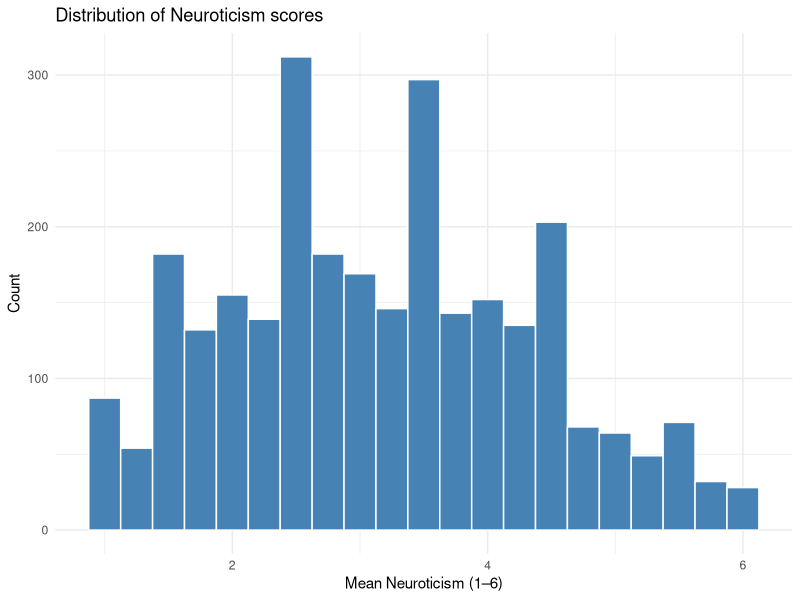
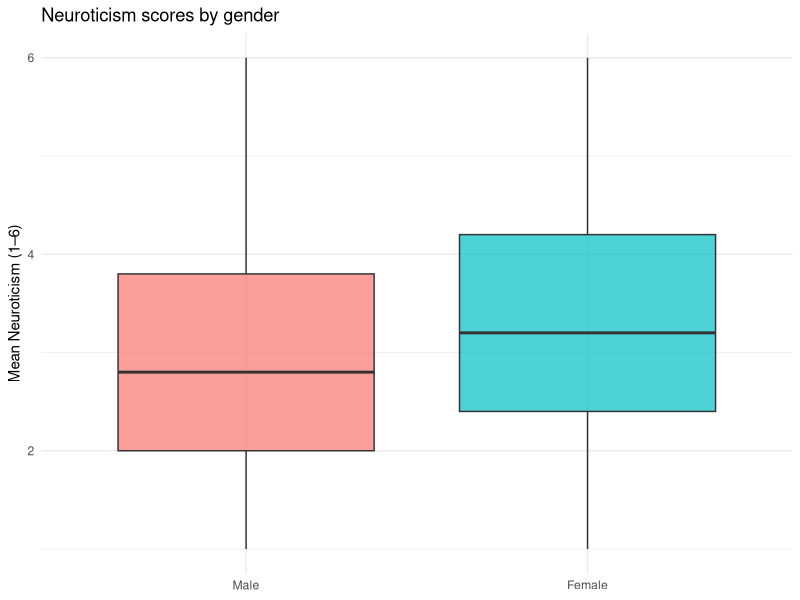
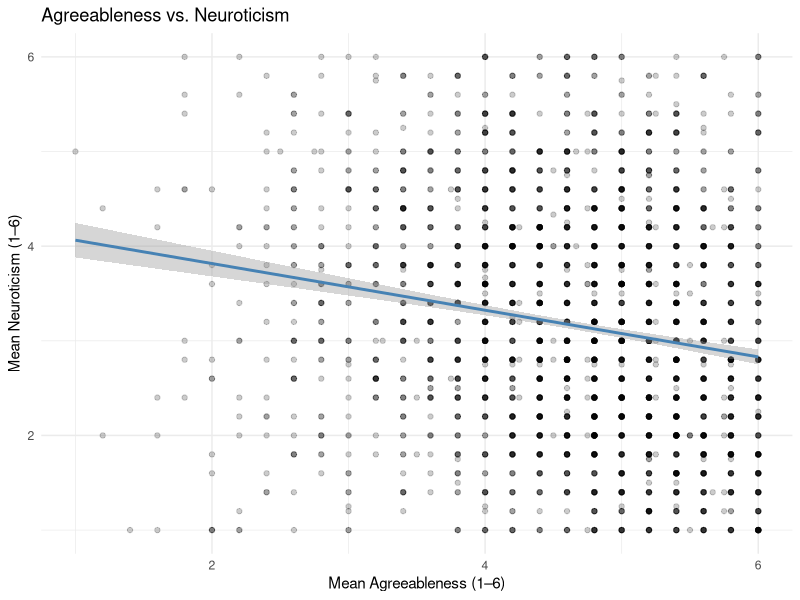
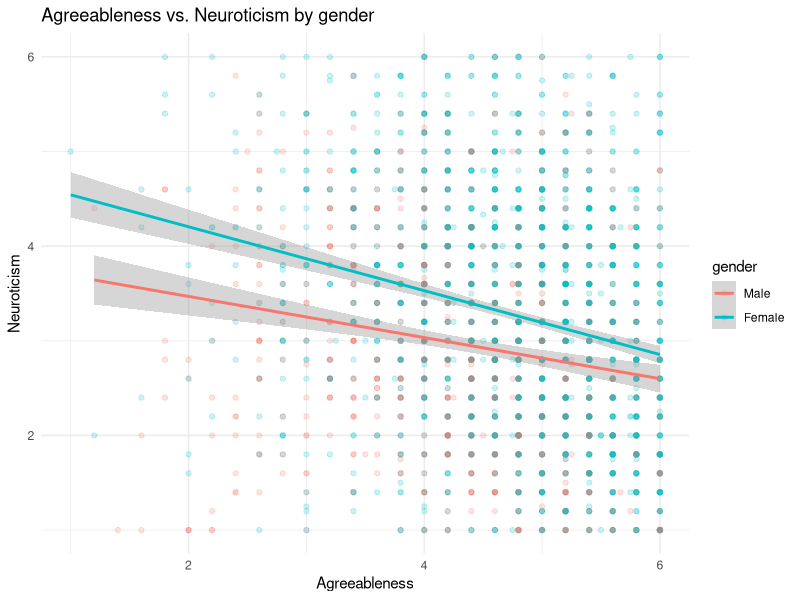

R code for these plots, in order:
## ---- chunk 1
#| message: false
# install.packages(c("psych", "caret"))  # run if needed

library(tidyverse)
library(psych)
library(caret)
## ---- chunk 2
data(bfi)
bfi_df <- as_tibble(bfi, rownames = "id")
## ---- chunk 3
glimpse(bfi_df)
## ---- chunk 4
# Count NAs per column
colSums(is.na(bfi_df))

# Or use summary() to see min/max/NA counts for every column
summary(bfi_df)
## ---- chunk 5
# 1. Dimensions
nrow(bfi_df)       
ncol(bfi_df)

# 2. Age summary
mean(bfi_df$age, na.rm = TRUE)
range(bfi_df$age, na.rm = TRUE)

# 3. Gender counts
count(bfi_df, gender)
# gender 1 = Male, 2 = Female
## ---- chunk 6
print(bfi.keys)
## ---- chunk 7
# Items flagged with a minus sign in bfi.keys are reverse-coded.
# On a 1–6 scale, the reverse of a score x is: 7 - x
#
# Reverse-coded items:
#   Agreeableness:    A1
#   Conscientiousness: C4, C5
#   Extraversion:     E1, E2
#   Neuroticism:      (none)
#   Openness:         O2, O5

bfi_df <- bfi_df |>
  mutate(
    # Step 1: reverse-code the flagged items
    A1r = 7 - A1,
    C4r = 7 - C4,
    C5r = 7 - C5,
    E1r = 7 - E1,
    E2r = 7 - E2,
    O2r = 7 - O2,
    O5r = 7 - O5
  ) |>
  mutate(
    # Step 2: compute mean scale scores using corrected items
    Agreeableness     = rowMeans(cbind(A1r, A2, A3, A4, A5), na.rm = TRUE),
    Conscientiousness = rowMeans(cbind(C1, C2, C3, C4r, C5r), na.rm = TRUE),
    Extraversion      = rowMeans(cbind(E1r, E2r, E3, E4, E5), na.rm = TRUE),
    Neuroticism       = rowMeans(cbind(N1, N2, N3, N4, N5), na.rm = TRUE),
    Openness          = rowMeans(cbind(O1, O2r, O3, O4, O5r), na.rm = TRUE)
  )
## ---- chunk 8
bfi_df <- bfi_df |>
  mutate(gender = factor(gender, levels = c(1, 2), labels = c("Male", "Female")))
## ---- chunk 9
bfi_complete <- bfi_df |>
  filter(
    !is.na(Agreeableness),
    !is.na(Conscientiousness),
    !is.na(Extraversion),
    !is.na(Neuroticism),
    !is.na(Openness)
  )

nrow(bfi_complete)   # should be ~2436
## ---- chunk 10
ggplot(bfi_complete, aes(x = Neuroticism)) +
  geom_histogram(binwidth = 0.25, fill = "steelblue", color = "white") +
  labs(title = "Distribution of Neuroticism scores",
       x = "Mean Neuroticism (1–6)",
       y = "Count") +
  theme_minimal()
## ---- chunk 11
ggplot(bfi_complete, aes(x = gender, y = Neuroticism, fill = gender)) +
  geom_boxplot(alpha = 0.7) +
  labs(title = "Neuroticism scores by gender",
       x = NULL, y = "Mean Neuroticism (1–6)") +
  theme_minimal() +
  theme(legend.position = "none")
## ---- chunk 12
# Example using Agreeableness — expect a negative relationship with Neuroticism
ggplot(bfi_complete, aes(x = Agreeableness, y = Neuroticism)) +
  geom_point(alpha = 0.2) +
  geom_smooth(method = "lm", color = "steelblue") +
  labs(title = "Agreeableness vs. Neuroticism",
       x = "Mean Agreeableness (1–6)",
       y = "Mean Neuroticism (1–6)") +
  theme_minimal()

# Bonus: color by gender
ggplot(bfi_complete, aes(x = Agreeableness, y = Neuroticism, color = gender)) +
  geom_point(alpha = 0.2) +
  geom_smooth(method = "lm") +
  labs(title = "Agreeableness vs. Neuroticism by gender") +
  theme_minimal()
## ---- chunk 13
set.seed(42)

train_index <- createDataPartition(bfi_complete$Neuroticism, p = 0.8, list = FALSE)

train_data <- bfi_complete[train_index, ]
test_data  <- bfi_complete[-train_index, ]

nrow(train_data)
nrow(test_data)
## ---- chunk 14
ctrl <- trainControl(method = "cv", number = 5)

model <- train(
  Neuroticism ~ Agreeableness + Conscientiousness + Extraversion + Openness,
  data      = train_data,
  method    = "lm",
  trControl = ctrl
)

model
## ---- chunk 15
predictions <- predict(model, newdata = test_data)

postResample(pred = predictions, obs = test_data$Neuroticism)
## ---- chunk 16
summary(model$finalModel)
## ---- chunk 17
